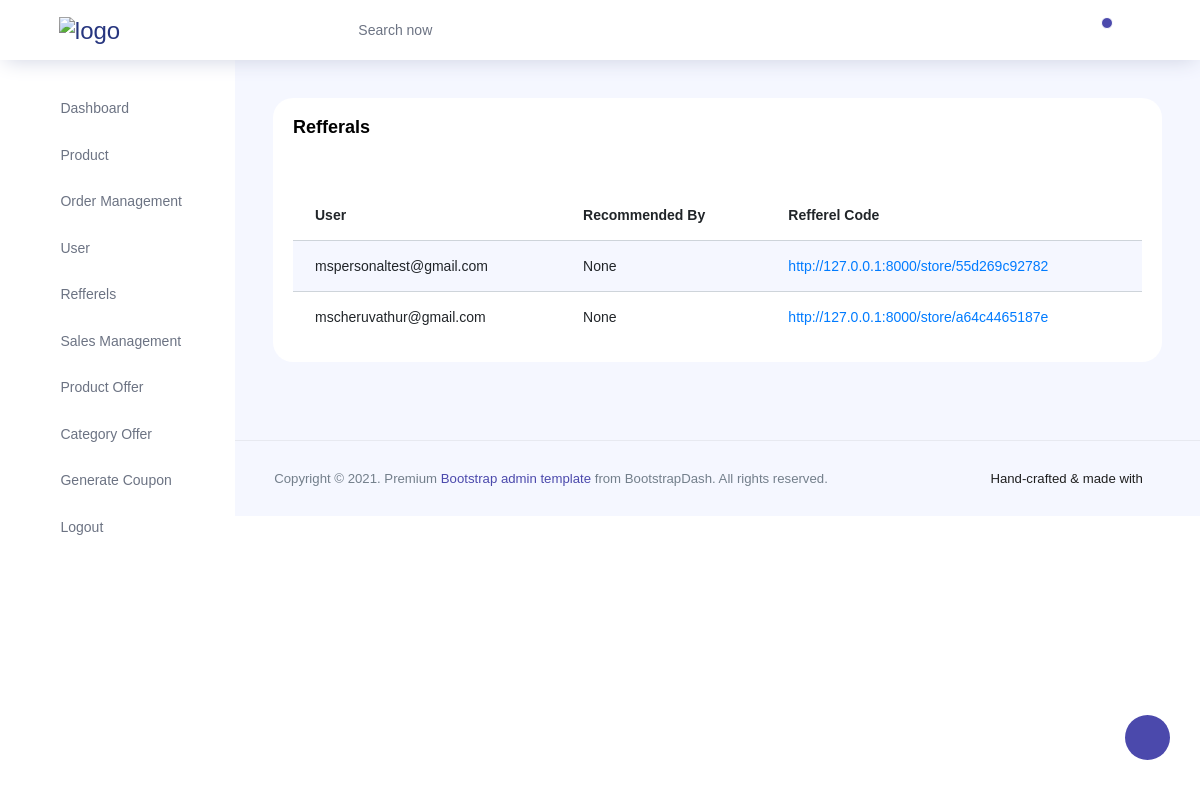
/accounts/refferels/, run on the app's committed database.
### accounts/models.py (models this page shows, shortened)
class Refferel(models.Model):
    user = models.OneToOneField(Account,on_delete=models.CASCADE)
    code = models.CharField(max_length=12, blank=True)
    recommended_by = models.ForeignKey(Account,on_delete=models.CASCADE,blank=True,null=True,related_name='ref_by')
    update = DateField(auto_now=True)
    created = DateField(auto_now_add=True)

class Account(AbstractBaseUser):
    first_name = models.CharField(max_length=50,)
    last_name = models.CharField(max_length=50,)
    username = models.CharField(max_length=50,unique=True)
    email = models.EmailField(max_length=100,unique=True)
    phone_number = models.CharField(max_length=50)
    date_joined = models.DateField(auto_now_add=True)
    last_login = models.DateField(auto_now_add=True)
    is_admin = models.BooleanField(default=False)
    is_staff = models.BooleanField(default=False)
    is_active = models.BooleanField(default=False)
    is_superadmin = models.BooleanField(default=False)
    USERNAME_FIELD = 'email'
    REQUIRED_FIELDS = ['username','first_name','last_name']
    objects = MyAccountManager()
    def __str__(self):
        return self.email

### accounts/views.py (the view)
# urls.py: path('refferels/',views.refferels,name="refferels"),
def refferels(request):
    reff = Refferel.objects.all()
    context = {'reff':reff}
    return render(request,'admin_panel_templates/refferel.html',context)

### cart/context_processors.py (called while the page is built)
def counter(request):
    cart_count = 0
    if 'admin' in request.path:
        return {}
    else:
        try:
            cart = Cart.objects.filter(cart_id=_cart_id(request))
            if  request.user.is_authenticated:
                cart_items = CartItem.objects.all().filter(user=request.user)
            else:
                cart_items = CartItem.objects.all().filter(cart=cart[:1])
            for cart_item in cart_items:
                cart_count += cart_item.quantity
        except Cart.DoesNotExist:
            cart_item = 0
        return dict(cart_count = cart_count)

### cart/views.py (called while the page is built)
def _cart_id(request):
    cart = request.session.session_key
    if not cart:
        cart = request.session.create()
    return cart

### category/context_processors.py (called while the page is built)
def menu_links(request):
    links = Category.objects.all()
    return dict(links=links)

### templates/admin_panel_templates/refferel.html
{% extends 'admin_panel_templates/admin_base.html' %}
{% load static %}
{% block content %}
          <div class="col-lg-12 grid-margin stretch-card">
              <div class="card">
                <div class="card-body">
                  <h4 class="card-title">Refferals</h4>
                  <p class="card-description">
                    <code></code>
                  </p>
                  <div class="table-responsive">
                    <table class="table table-striped" id="myTable">
                      <thead>
                        <tr>
                          <th>
                            User
                          </th>
                          <th>
                             Recommended By
                          </th>
                          <th>
                            Refferel Code
                          </th>
                        </tr>
                      </thead>
                      <tbody>
                      {% for refferel in reff %}
                        <tr>
                          <td class="py-1">
                            {{refferel.user}}
                          </td>
                          <td>
                            {{refferel.recommended_by}}
                          </td>
                          <td>
                            <a href="{{refferel.code}}">{{refferel.code}}</a>
                          </td>
                        </tr>
                         {% endfor %}
                      </tbody>
                    </table>
                  </div>
                </div>
              </div>
            </div>
          </div>
        </div>
{% endblock %}

### data on the page
Refferel: user "mspersonaltest@gmail.com", recommended_by "None", code "http://127.0.0.1:8000/store/55d269c92782"
Refferel: user "mscheruvathur@gmail.com", recommended_by "None", code "http://127.0.0.1:8000/store/a64c4465187e"
